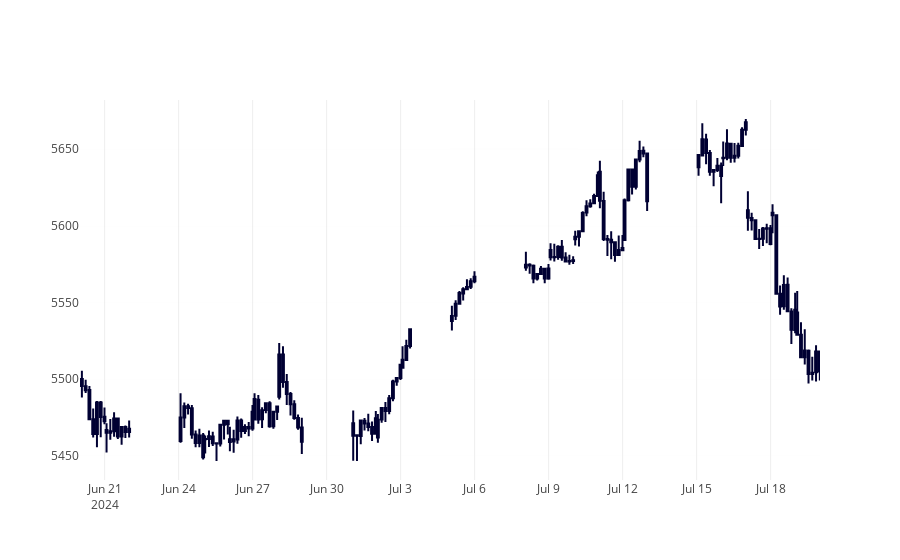

Notebook code cell kept with this figure:
### Code cell
# Paso 4: Crear el gráfico de Plotly
fig = go.Figure(data=[go.Candlestick(
    x=data.index,
    open=data['Open'],
    high=data['High'],
    low=data['Low'],
    close=data['Close']
)])

# Actualizar el eje x para eliminar los gaps de fechas faltantes
#fig.update_xaxes(
##    rangebreaks=[dict(bounds=["sat", "sun"]),
#                dict(bounds=[22, 14], pattern="hour")
#                ]
#)

# Actualizar el eje x para eliminar los gaps de fechas faltantes
fig.update_xaxes(
    rangebreaks=[
                dict(bounds=[21.55, 15], pattern="hour")
                ]
)

fig.update_layout(xaxis_title='', yaxis_title='',
                  yaxis=dict(
                            gridcolor='rgba(200, 200, 200, 0.03)',
                            gridwidth=1
                    ),
                  xaxis_rangeslider_visible=False,
                  height=700,
                  dragmode='drawline',
                  shapes=[],
                  newshape=dict(line=dict(color="red")),
                  modebar_add=['drawline','eraseshape'],
                  showlegend=False)

# Mostrar el gráfico
fig.show()

### Figure 1 — Plotly figure (JSON) as saved in the notebook; plotly's stock layout.template omitted (floating-point values rounded to 4 significant figures; data arrays with more than 128 entries replaced by an {"elided": "..."} marker saying what was removed)
{"data": [{"close": {"elided": "143 float values"}, "high": {"elided": "143 float values"}, "low": {"elided": "143 float values"}, "open": {"elided": "143 float values"}, "type": "candlestick", "x": {"elided": "143 str values"}}], "layout": {"autosize": true, "dragmode": "drawline", "modebar": {"add": ["drawline", "eraseshape"]}, "newshape": {"line": {"color": "red"}}, "showlegend": false, "xaxis": {"autorange": true, "range": ["2024-06-20 15:00", "2024-07-19 22:00"], "rangebreaks": [{"bounds": [21.55, 15], "pattern": "hour"}], "rangeslider": {"visible": false, "yaxis": {}}, "title": {"text": ""}, "type": "date"}, "yaxis": {"autorange": true, "gridcolor": "rgba(200, 200, 200, 0.03)", "gridwidth": 1, "range": [5434.0, 5682.0], "title": {"text": ""}}}}
